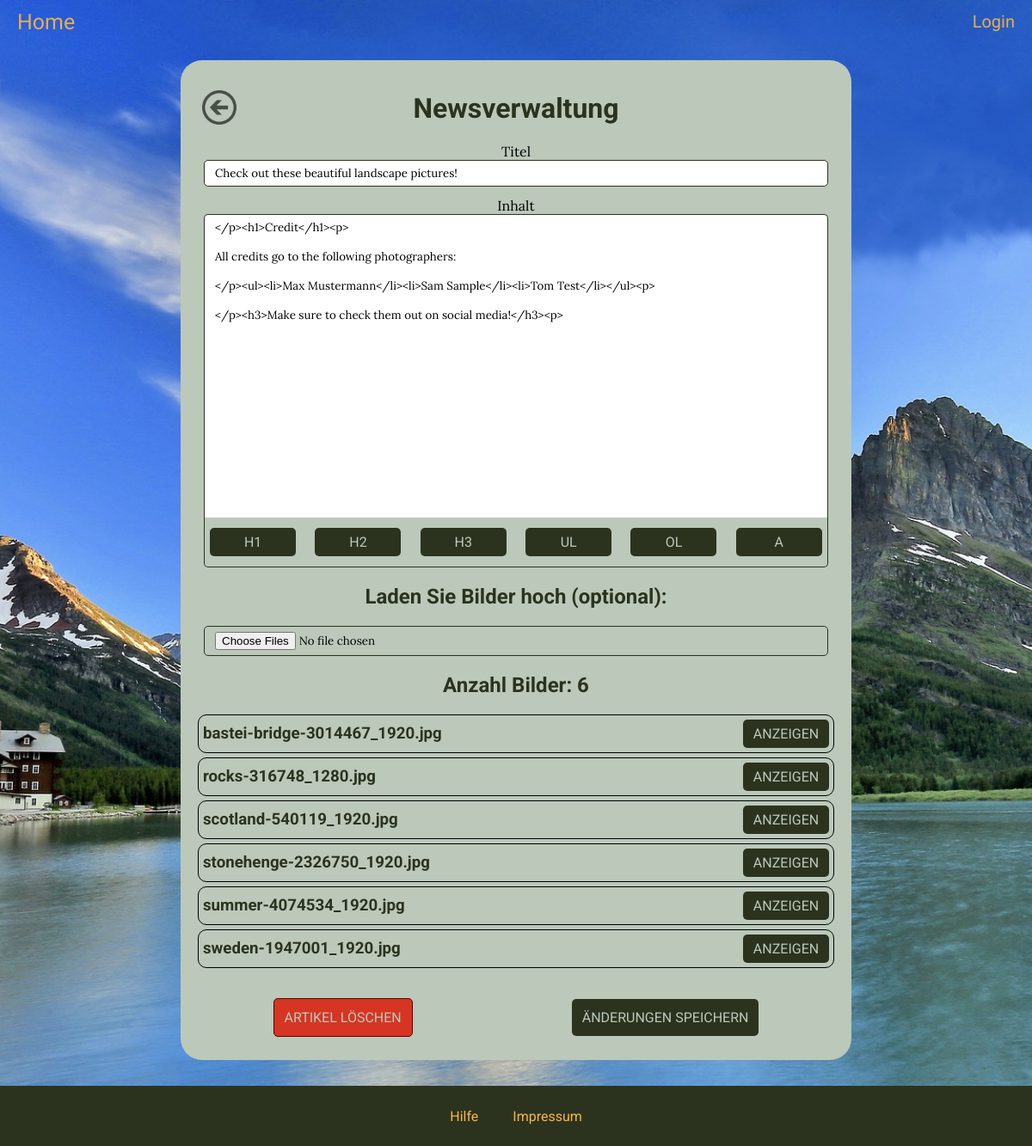
Screenshot of /pages/menus/newsverwaltung.php?newsid=17 with the database file from the repository.
### tables this page shows
CREATE TABLE `news` (
  `news_id` int(11) NOT NULL,
  `title` varchar(200) NOT NULL,
  `text_content` text NOT NULL,
  `thumbnail_path` varchar(300) DEFAULT NULL,
  `datetime` datetime NOT NULL DEFAULT current_timestamp(),
  `active` tinyint(1) NOT NULL DEFAULT 1
);

CREATE TABLE `pictures` (
  `picture_id` int(11) NOT NULL,
  `picture_path` varchar(300) NOT NULL,
  `news_id` int(11) DEFAULT NULL,
  `ticket_id` int(11) DEFAULT NULL
);

### pages/include/loginModal.php (called while the page is built, shortened)
<?php
    $curPageName = substr($_SERVER["SCRIPT_NAME"],strrpos($_SERVER["SCRIPT_NAME"],"/")+1);
?>

### pages/include/pictureRow.php (the view)
<div class="row-picture">
    <h3><?= $picture_name ?></h3>
    <div>
        <button type="button" class="show-btn" onclick="showPicture('<?= $picture_path ?>')">Anzeigen</button>
    </div>
</div>

### pages/menus/newsverwaltung.php (shortened to what this page needs)
<!DOCTYPE html>
<?php
    $errors = array("NotEmpty");
    include "../include/head.php";
?>
    <body>
        <?php include "../include/navbar.php" ?>
        <div class="content_wrapper">
            <div class="content_box">
                <h1>Newsverwaltung</h1>
                <?php
                    if(isset($_GET['newsid']) && !empty($errors) && !isset($_GET['deactivate'])) {
                        include '../include/backButton.php';
                        $newsid = $_GET['newsid'];
                        $news_title = '';
                        $text_content = '';
                        $select_article_stmt = $db->prepare("SELECT news_id, title, text_content, `datetime` FROM news WHERE news_id = ?");
                        $select_article_stmt->bind_param('i', $newsid);
                        $select_article_stmt->execute();
                        $select_article_stmt->bind_result($newsid, $news_title, $text_content, $datetime);
                        while($select_article_stmt->fetch()) {
                            include '../include/newsForm.php';
                        }
                        $select_pictures_stmt = $db->prepare("SELECT `picture_id`, `picture_path` FROM `pictures` WHERE `news_id` = ?");
                        $select_pictures_stmt->bind_param('i', $newsid);
                        $select_pictures_stmt->execute();
                        $select_pictures_stmt->bind_result($picture_id, $picture_path);
                        $select_pictures_stmt->store_result();
                        $number_of_pictures = $select_pictures_stmt->num_rows;
                        echo "<h2>Anzahl Bilder: $number_of_pictures</h2>";
                        while ($select_pictures_stmt->fetch()) {
                            $array = explode("/", $picture_path);
                            $picture_name = $array[count($array) - 1];
                            include '../include/pictureRow.php';
                        }
                        ?>
                        <br>
                        <div class="space-around col-sm-12 row-centred">
                            <?php  if ($newsid != -1) { ?><button type="button" onclick="showModal('newsConfirm', 'close_newsConfirm')" class="submit-btn danger">Artikel löschen</button><?php } ?>
                            <input type="submit" class="submit-btn" value="<?php  if($newsid == -1) { echo 'Veröffentlichen';} else {echo 'Änderungen speichern';}?>">
                        </div>
                        </form>
                        <?php
                    }
                ?>
            </div>
        </div>
        <?php include "../include/footer.php" ?>
    </body>
</html>

### pages/include/newsForm.php
<form action="<?= $curPageName ?>?registration=true&newsid=<?= $newsid ?>" method="post" enctype="multipart/form-data">
    <div class="row form-group col-sm-12">
        <label for="title">Titel</label>
        <input type="text" class="form-control" id="title" placeholder="This is a cool Title!" name="title" value="<?= $news_title ?>" required>
    </div>
    <div class="row col-sm-12" id="news_content_wrapper">
        <div class="form-group col-sm-12">
            <label for="news_content">Inhalt</label>
            <textarea class="form-control" rows="20" id="news_content" name="content" placeholder="The main content of the article. Press the buttons below to insert headings, lists, etc." required><?= $text_content ?></textarea>
        </div>
        <div class="row col-sm-12 space-around">
            <button type="button" class="show-btn" onclick="insertAtCursor('h1')">h1</button>
            <button type="button" class="show-btn" onclick="insertAtCursor('h2')">h2</button>
            <button type="button" class="show-btn" onclick="insertAtCursor('h3')">h3</button>
            <button type="button" class="show-btn" onclick="insertAtCursor('ul')">ul</button>
            <button type="button" class="show-btn" onclick="insertAtCursor('ol')">ol</button>
            <button type="button" class="show-btn" onclick="insertAtCursor('a')">a</button>
        </div>
    </div>
    <div class="row form-group col-sm-12">
        <h2 for="pictures[]">Laden Sie Bilder hoch (optional):</h2>
        <input class="form-control" type="file" name="pictures[]" id="pictures[]" multiple>
    </div>

### css/style.css (style rules this page uses)
:root { --primary: #2B331F; --secondary: #BBC8BA; --tertiary: #546747; --background: #FDDCA5; --links: #FAB742; --danger: #d63523; }
html { height: 100%; }
body { background-image: url("../pictures/background.jpg"); background-position: center; background-size: cover; background-repeat: no-repeat; background-attachment: fixed; margin: 0; height: 100%; display: flex; flex-direction: column; overflow: overlay; }
h1, h2, h3, h4, h5, h6 { font-family: 'Roboto', sans-serif; color: var(--primary); }
p, ul, ol, li, a, label, input, textarea, strong { font-family: 'Lora', sans-serif; }
.content_wrapper { padding-top: 70px; flex: 1 0 auto; display: flex; flex-direction: column; }
.content_box { border-radius: 25px; background-color: var(--secondary); width: 70%; max-width: 750px; padding: 15px; margin: auto; position: relative; text-align: center; overflow: auto; }
[class*=' row'], [class^='row'] { display: flex; flex-wrap: wrap; }
[class$='-centred'] { justify-content: center; align-items: center; }
.space-around { justify-content: space-around; }
.row-user h2, .row-picture h3 { margin: 0; }
.row-picture { padding: 5px; margin: 5px; border-radius: 10px; border: 1px solid black; box-sizing: border-box; text-decoration: none; justify-content: space-between; align-items: center; }
.show-btn { all: initial; background-color: var(--primary); border: none; border-radius: 5px; padding: 7px; min-width: 100px; box-sizing: border-box; text-transform: uppercase; text-decoration: none; text-align: center; font-family: 'Roboto', sans-serif; color: var(--secondary); }
.form-group { display: flex; flex-direction: column; padding-left: 12px; padding-right: 12px; margin-bottom: 12px; box-sizing: border-box; }
.form-control { padding: 6px 12px; border: 1px solid var(--primary); border-radius: 5px; }
.submit-btn { all: initial; background-color: var(--primary); border: none; border-radius: 5px; padding: 12px; margin: 12px; min-width: 100px; box-sizing: border-box; text-transform: uppercase; text-decoration: none; text-align: center; font-family: 'Roboto', sans-serif; color: var(--secondary); transition: .3s; }
.danger { background-color: var(--danger); border: 1px solid rgb(87, 0, 0); }
#news_content_wrapper .form-group { margin-bottom: 0px; }
#news_content_wrapper textarea { border-bottom: 0px; border-bottom-left-radius: 0px; border-bottom-right-radius: 0px; resize: none; }
#news_content_wrapper .space-around { margin: 0px 12px; padding: 12px 0px; border-bottom: 1px solid var(--primary); border-left: 1px solid var(--primary); border-right: 1px solid var(--primary); border-bottom-left-radius: 5px; border-bottom-right-radius: 5px; gap: 10px; }
.col-sm-12 { width: 100%; }

### rows the page displays
news: title "Check out these beautiful landscape pictures!", content "</p><h1>Credit</h1><p> All credits go to the following photographers: </p><ul><li>Max Mustermann</li><li>Sam Sample</li><li>Tom Test</li></ul><p> </p><h3>Make sure to check them out on social media!</h3><p>", news_id "Änderungen speichern"
pictures: picture_path "bastei-bridge-3014467_1920.jpg"
pictures: picture_path "rocks-316748_1280.jpg"
pictures: picture_path "scotland-540119_1920.jpg"
pictures: picture_path "stonehenge-2326750_1920.jpg"
pictures: picture_path "summer-4074534_1920.jpg"
pictures: picture_path "sweden-1947001_1920.jpg"

### other values shown
$number_of_pictures "6"
